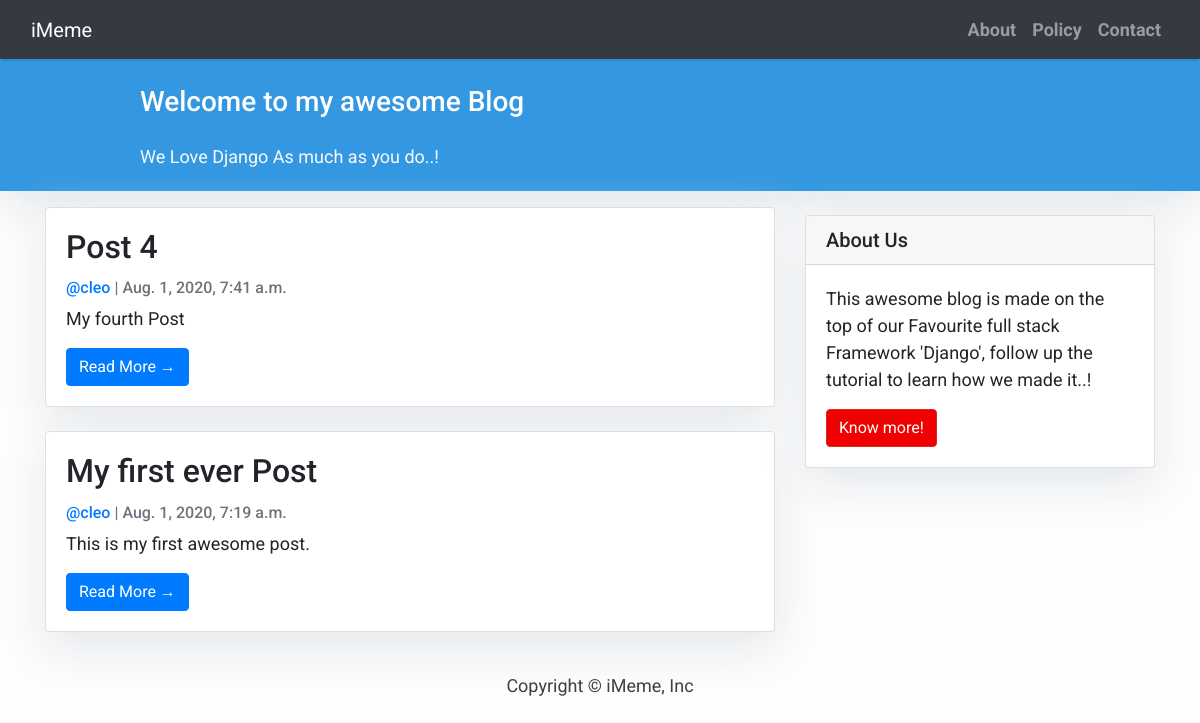
The app's page /, older data.
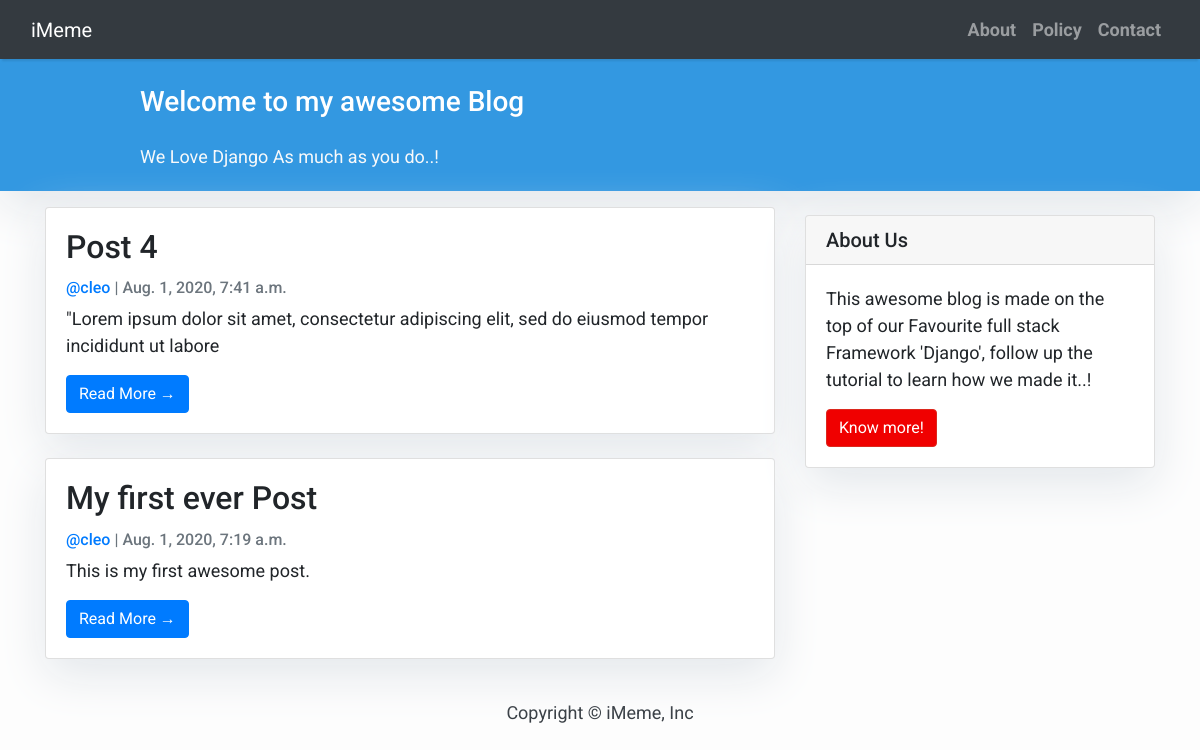
The same page, newer data.
### iblog/models.py (models this page shows, shortened)
class Post(models.Model):
	title = models.CharField(max_length=200, unique=True)
	slug = models.SlugField(max_length=200, unique=True)
	author = models.ForeignKey(User, on_delete=models.CASCADE, related_name='blog_posts')
	updated_on = models.DateTimeField(auto_now=True)
	content = models.TextField()
	created_on = models.DateTimeField(auto_now_add=True)
	status = models.IntegerField(choices=STATUS, default=0)
	class Meta:
		ordering = ['-created_on']

### iblog/views.py (the view)
# urls.py: path('', views.PostList.as_view(), name='home'),
class PostList(generic.ListView):
	queryset = Post.objects.filter(status=1).order_by('-created_on')
	template_name = 'index.html'

### templates/index.html (shortened to what this page needs)
{% extends "base.html" %}
{% block content %}
<header class="masthead">
    <div class="container">
        <div class="row">
            <div class=" col-md-8 col-md-10 mx-auto">
                <div class="site-heading">
                    <h3 class=" site-heading my-4 mt-3 text-white"> Welcome to my awesome Blog </h3>
                    <p class="text-light">We Love Django As much as you do..! &nbsp
                    </p>
                </div>
            </div>
        </div>
    </div>
</header>
<div class="container">
    <div class="row">
        <div class="col-md-8 mt-3 left">
            {% for post in post_list %}
            <div class="card mb-4">
                <div class="card-body">
                    <h2 class="card-title">{{ post.title }}</h2>
                    <p class="card-text text-muted h6"><a href="#">@{{ post.author }}</a> | {{ post.created_on }} </p>
                    <p class="card-text">{{ post.content|slice:":100" }}</p>
                    <a href="{% url 'post_detail' post.slug  %}" class="btn btn-primary">Read More &rarr;</a>
                </div>
            </div>
            {% endfor %}
        </div>
        {% include 'sidebar.html' %}
    </div>
</div>
{% endblock %}

Row changes from the older to the newer data that the page shows:
changed Post "Post 4": content "My fourth Post" → "\"Lorem ipsum dolor sit amet, consectetur adipiscing elit, sed do eiusmod tempor incididunt ut labore"
